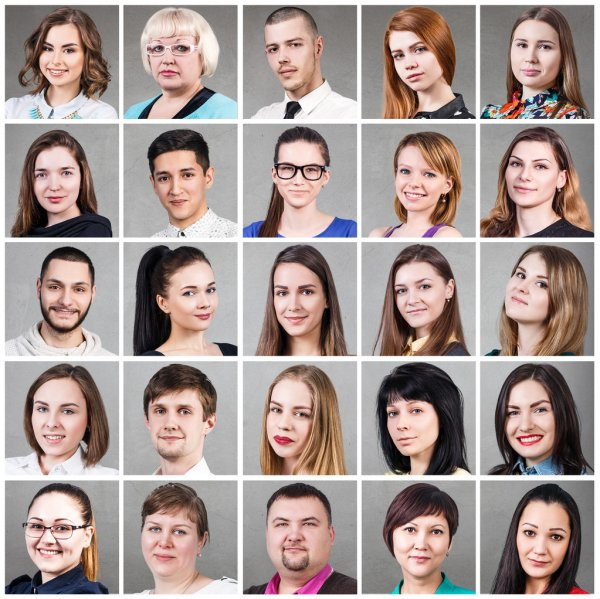
#> input picture mask-detector/assets/people.jpg, 600 x 599 px
$ python main.py
#> lines starting #> are read from the running program, lines starting #| are printed output that depends on the picture
import cv2
import matplotlib.pyplot as plt
import numpy as np
import os

def show_image(image):

    # Show image in window
    cv2.imshow('Image', image)

    cv2.waitKey(0)

    # Close all open windows
    cv2.destroyAllWindows()


def save_images(images, path):
    if not os.path.exists(path):
        os.mkdir(path)

    index = len(os.listdir(path))

    for image in images:
        cv2.imwrite(f"{path}/{index}.jpg", image)
        index += 1


# Read image with OpenCv
image = cv2.imread('assets/people.jpg')
#> image is the input picture: shape (599, 600, 3); mean B, G, R 148, 152.2, 167.1

type[image]

grey_image = cv2.cvtColor(image, cv2.COLOR_BGR2GRAY)
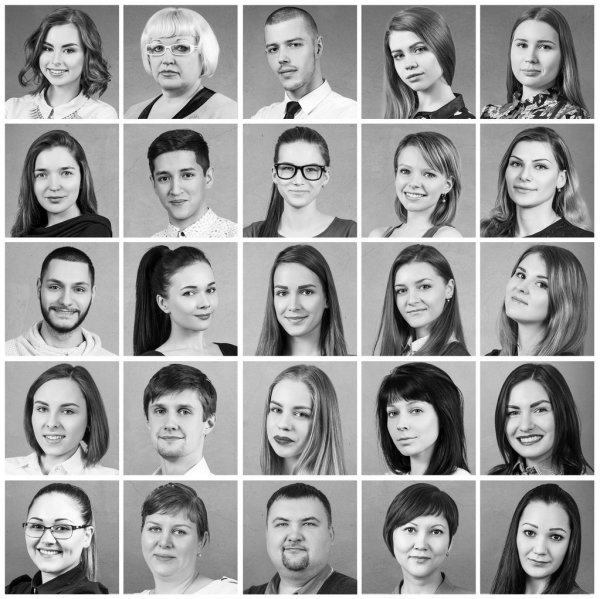
#> grey_image: shape (599, 600); min 0, max 255, mean 156.1

features_haar = 'haarcascade_frontalface_alt2.xml'

#> (the run stopped early here; a loop or call above may not have finished)

$ run again, with mask-detector/assets/torcida.jpg copied over mask-detector/assets/people.jpg
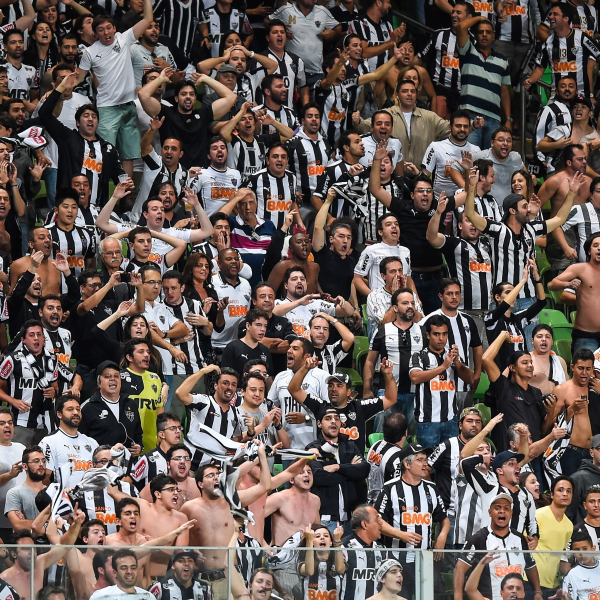
#> input picture mask-detector/assets/torcida.jpg, 1200 x 1200 px (shown at 1/2 size)
#> image is the input picture: shape (1200, 1200, 3); mean B, G, R 85.4, 90.6, 103
#> `grey_image = cv2.cvtColor(image, cv2.COLOR_BGR2GRAY)`:
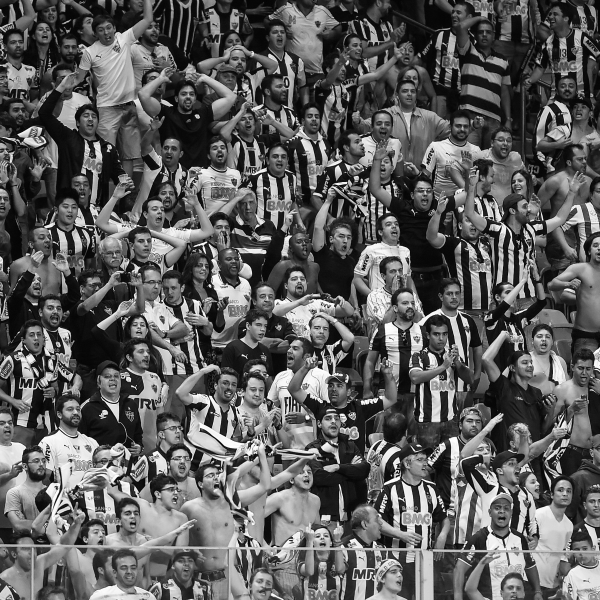
#> grey_image: shape (1200, 1200) (shown at 1/2 size); min 0, max 255, mean 93.7
